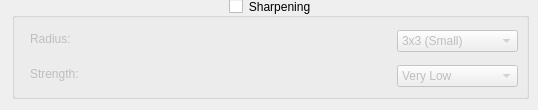
        <widget class="QWidget" name="ColorsTab">
         <attribute name="title">
          <string>Colors</string>
         </attribute>
         <widget class="QGroupBox" name="SharpenGB">
          <property name="geometry">
           <rect>
            <x>12</x>
            <y>-2</y>
            <width>517</width>
            <height>101</height>
           </rect>
          </property>
          <property name="toolTip">
           <string>Enables/disables sharpening in the video.</string>
          </property>
          <property name="title">
           <string>Sharpening</string>
          </property>
          <property name="alignment">
           <set>Qt::AlignCenter</set>
          </property>
          <property name="checkable">
           <bool>true</bool>
          </property>
          <property name="checked">
           <bool>false</bool>
          </property>
          <widget class="QLabel" name="RadiusLabel">
           <property name="geometry">
            <rect>
             <x>18</x>
             <y>30</y>
             <width>47</width>
             <height>21</height>
            </rect>
           </property>
           <property name="text">
            <string>Radius:</string>
           </property>
          </widget>
          <widget class="QComboBox" name="RadiusDD">
           <property name="geometry">
            <rect>
             <x>385</x>
             <y>32</y>
             <width>121</width>
             <height>22</height>
            </rect>
           </property>
           <property name="toolTip">
            <string>The width of the sharpening radius.</string>
           </property>
           <item>
            <property name="text">
             <string>3x3 (Small)</string>
            </property>
           </item>
           <item>
            <property name="text">
             <string>5x5 (Medium)</string>
            </property>
           </item>
           <item>
            <property name="text">
             <string>7x7 (Large)</string>
            </property>
           </item>
          </widget>
          <widget class="QLabel" name="StrengthLabel">
           <property name="geometry">
            <rect>
             <x>18</x>
             <y>68</y>
             <width>61</width>
             <height>16</height>
            </rect>
           </property>
           <property name="text">
            <string>Strength:</string>
           </property>
          </widget>
          <widget class="QComboBox" name="StrengthDD">
           <property name="geometry">
            <rect>
             <x>385</x>
             <y>67</y>
             <width>121</width>
             <height>22</height>
            </rect>
           </property>
           <property name="toolTip">
            <string>The sharpening strength.</string>
           </property>
           <item>
            <property name="text">
             <string>Very Low</string>
            </property>
           </item>
           <item>
            <property name="text">
             <string>Low</string>
            </property>
           </item>
           <item>
            <property name="text">
             <string>Medium</string>
            </property>
           </item>
           <item>
            <property name="text">
             <string>High</string>
            </property>
           </item>
           <item>
            <property name="text">
             <string>Highest</string>
            </property>
           </item>
          </widget>
         </widget>
        </widget>
